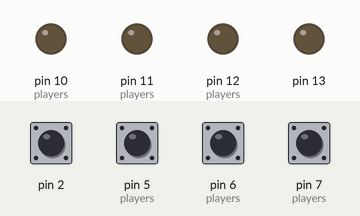
This sketch was run on a simulated Arduino Uno, built with avr-gcc and run on an emulated ATmega328P. Shown: output pins drawn as LEDs (lit = HIGH). The inputs (shaded band) are chosen by the test bench; at power-on: pin 2, pin 5 (players), pin 6 (players), pin 7 (players) HIGH.

Above: at 1.2 s.
1.3 s: pin 2 pulled LOW for 0.15 s
At 2.1 s:
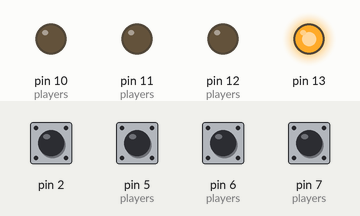
2.9 s: pin 5 (players) pulled LOW for 0.15 s
At 3.2 s:
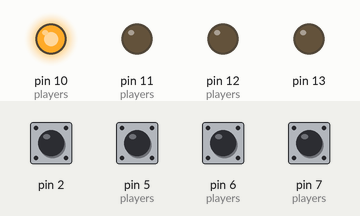
6.0 s: pin 2 pulled LOW for 1 s
At 6.8 s:
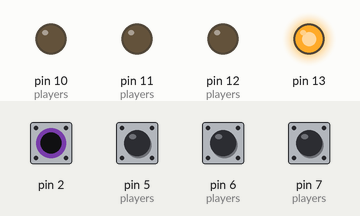
8.5 s: pin 6 (players) pulled LOW for 0.15 s
At 9.8 s:
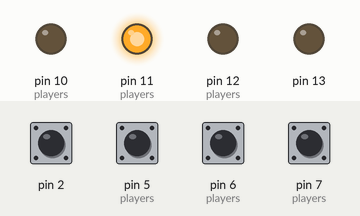
Timing chart, 0 to 12.0 s (numbered marks = the images above; inputs shaded):
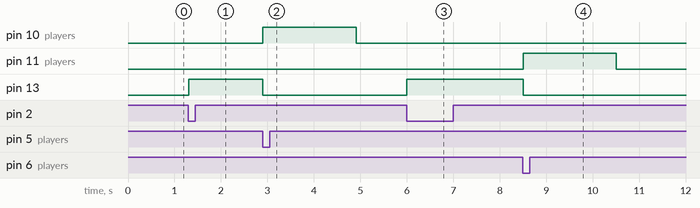

Measured:
- after the input at 1.3 s, pin 13: LOW → HIGH at once
- after the input at 2.9 s, pin 10 (players): LOW → HIGH at once, → LOW 2.0 s later; pin 13: HIGH → LOW at once
- after the input at 6.0 s, pin 13: LOW → HIGH at once
- after the input at 8.5 s, pin 10 (players), pin 12 (players): stays LOW (without the input it goes to HIGH after 2.5 s); pin 13: HIGH → LOW after 0.00 s instead of 2.5 s

The sketch:

buzzer.ino
```cpp
//#define ENABLE_DISP_FLASH // Lights will flash regardless of intended mode
//#define LOG // Write to serial when data found

#define NUMPLAYERS 3
#define RESPONSE_DUR 5000 // Amount of time for questions
#define DISPLAY_DUR 2000  // Amount of time buzzed player is displayed
#define RESET_DUR 1000    // Timer expired and round finished dur if ENABLE_DISP_FLASH

// Definitions
void setAllLEDs(bool);
enum gameState
{
  Initial = 0,
  Response,
  Display,
  Reset
};
struct user
{
  const uint8_t btnPin;
  const uint8_t ledPin;
  bool btn : 1;
  bool prevBtn : 1;

public:
  void updateBtn()
  {
    prevBtn = btn;
    btn = !digitalRead(btnPin);
  }
  bool edgeDetected()
  {
    return btn && !prevBtn;
  }
};
struct timer
{
  uint32_t end;
  void setTimer(uint32_t dur)
  {
    end = millis() + dur;
  }
};

// Declarations
struct user master = {btnPin : 2, ledPin : 13};
struct user players[] = {
    {btnPin : 5, ledPin : 10},
    {btnPin : 6, ledPin : 11},
    {btnPin : 7, ledPin : 12}};
enum gameState curMode = Initial;
enum gameState nextMode = curMode;
struct timer t;

void setup()
{
#ifdef LOG
  Serial.begin(9600);
#endif

  // Game Operator
  pinMode(master.btnPin, INPUT_PULLUP);
  pinMode(master.ledPin, OUTPUT);

  // Players
  for (int i = 0; i < NUMPLAYERS; i++)
  {
    pinMode(players[i].btnPin, INPUT_PULLUP);
    pinMode(players[i].ledPin, OUTPUT);
  }
}

void loop()
{
  master.updateBtn();

  for (int i = 0; i < NUMPLAYERS; i++)
  {
    players[i].updateBtn();
  }

  // Begin Questionare Logic
  if (master.edgeDetected())
  {
    // TODO: Make state reset to response in all cases except response
    switch (curMode)
    {
    case Initial:
      nextMode = Response;
#ifdef LOG
      Serial.println(F("Begin:"));
#endif
      break;
    default:
      nextMode = Initial;
#ifdef LOG
      Serial.println(F("  Reset."));
#endif
    }
  }

  // Timer Logic
  if (curMode != Initial && millis() > t.end)
  {
    switch (curMode)
    {

    case Response:
#ifdef LOG
      Serial.println(F("  Timeout."));
#endif
      nextMode = Reset;
      break;

#ifdef ENABLE_DISP_FLASH
    case Display:
      nextMode = Reset;
      break;
#endif
    default:
      nextMode = Initial;
      break;
    }
  }

  if (curMode == Response)
  {
    // check player input
    // if valid, break and light up their led.
    for (int i = 0; i < NUMPLAYERS; i++)
    {
      if (players[i].edgeDetected())
      {
        digitalWrite(players[i].ledPin, HIGH);
        nextMode = Display;
#ifdef LOG
        Serial.print(F("  Player "));
        Serial.print(i + 1);
        Serial.println(F(" buzzed in."));
#endif
        break;
      }
    }
  }

  if (curMode != nextMode)
  {
    switch (nextMode)
    {
    case Initial:
      digitalWrite(master.ledPin, LOW);
      setAllLEDs(LOW);
      break;
    case Response:
      digitalWrite(master.ledPin, HIGH);
      t.setTimer(RESPONSE_DUR);
      break;
    case Display:
      digitalWrite(master.ledPin, LOW);
      t.setTimer(DISPLAY_DUR);
      break;
    case Reset:
      digitalWrite(master.ledPin, LOW);
      setAllLEDs(HIGH);
      t.setTimer(RESET_DUR);
      break;
    }
    curMode = nextMode;
  }
  delay(10);
}

void setAllLEDs(bool state)
{
  for (int i = 0; i < NUMPLAYERS; i++)
  {
    digitalWrite(players[i].ledPin, state);
  }
}
```
